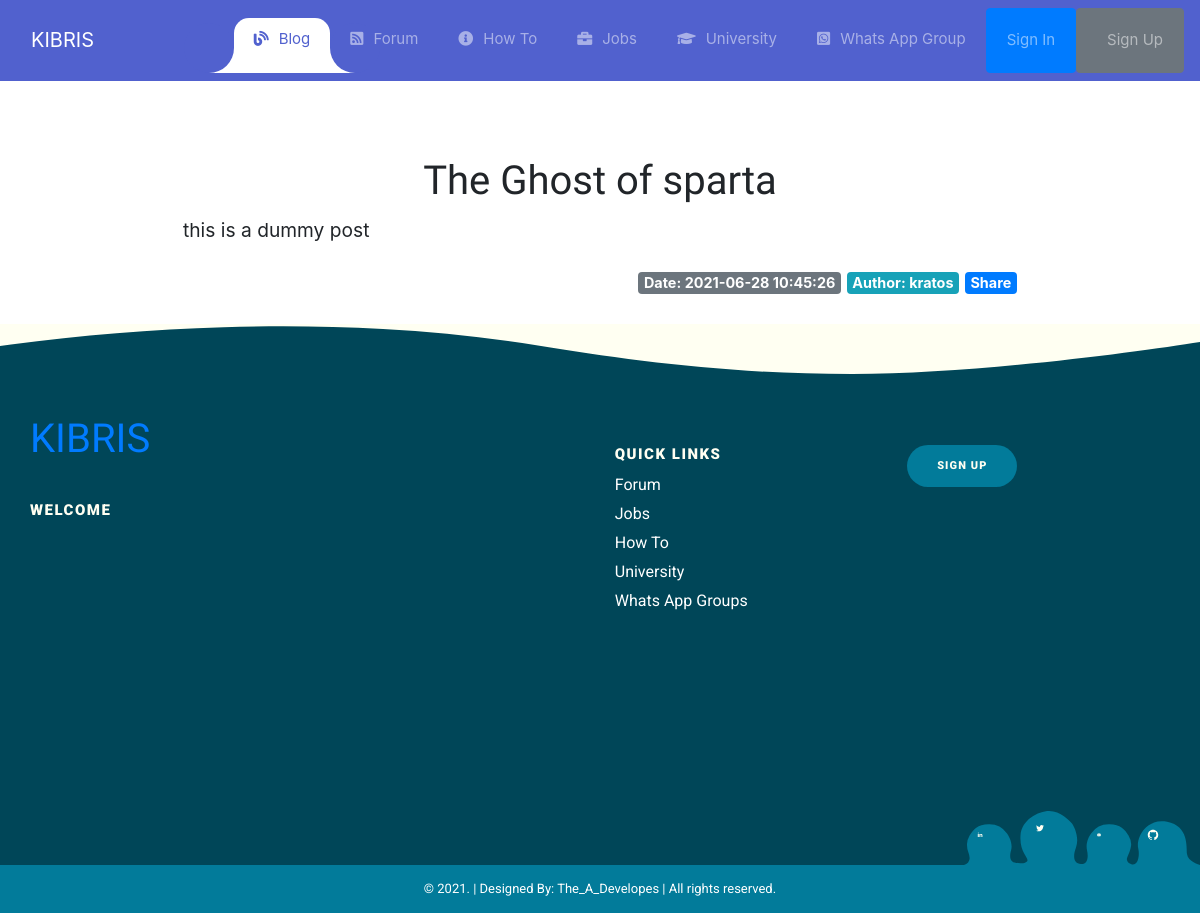
/1, run on an earlier commit of the app's database.
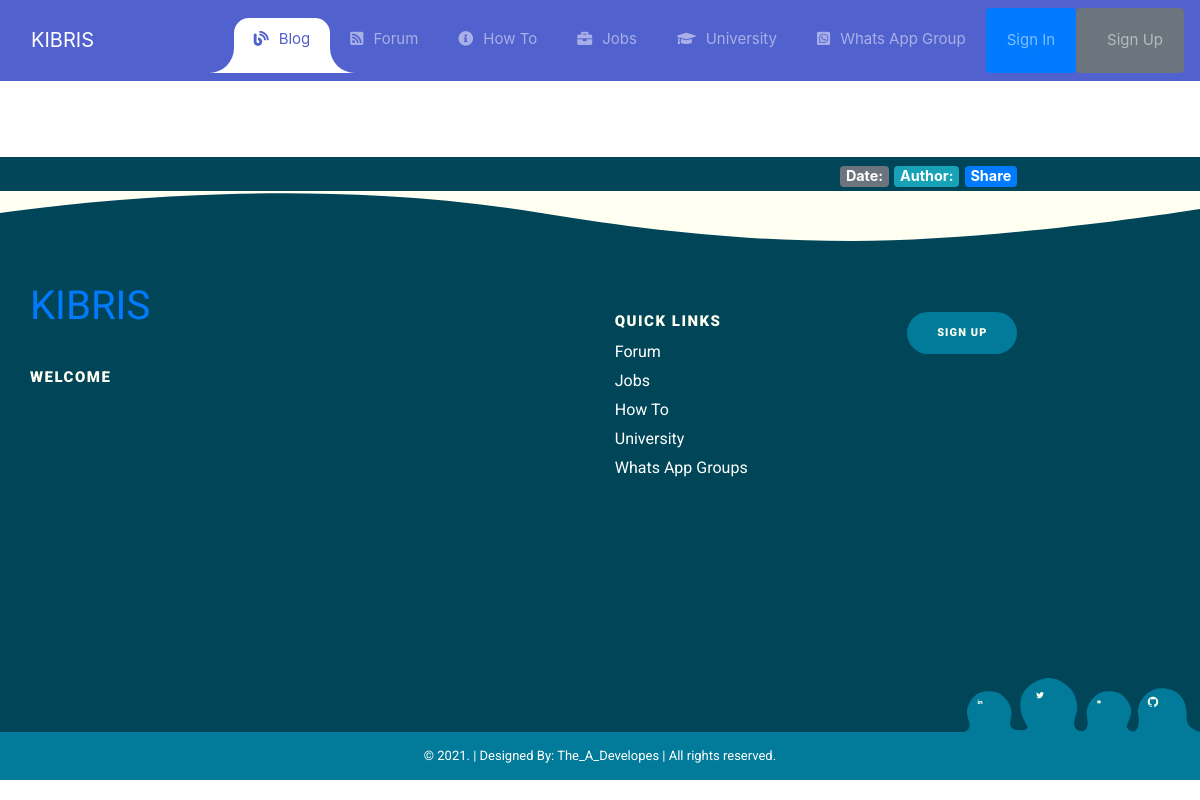
And on a later commit of the database.
### webapp/models.py (models this page shows)
class Articles(db.Model):
    id = db.Column(db.Integer, primary_key=True)
    articles = db.Column(db.String())
    articletitle = db.Column(db.String())
    author = db.Column(db.String(100))
    date = db.Column(db.DateTime(timezone=True), default=func.now())
    time = db.Column(db.DateTime)

### webapp/views.py (the view)
@views.route("/<id>")
def more(id):
    ident = id
    post = Articles.query.get(ident)
    return render_template("more_post.html", content=post)

### webapp/templates/more_post.html
{% extends "base.html" %}
{% block content %}
    <article class="blog">
        <div class="blog-content">
            <div class="col-md-12">
                <h1> {{content.articletitle}} </h1>
                <p> {{content.articles}} </p>
                <div class="blog-info">
                    <span class="badge badge-secondary"> Date: {{content.date}} </span>
                    <span class="badge badge-info">Author: {{ content.author }}</span>
                    <span class="badge badge-primary">Share</span>
                </div>
            </div>
        </div>
    </article>
{% endblock %}

### webapp/templates/base.html (shortened to what this page needs)
<!DOCTYPE html>
<html>
<head>
    <link rel="stylesheet" href="../static/style.css">
    <link rel="stylesheet" href="https://stackpath.bootstrapcdn.com/bootstrap/4.3.1/css/bootstrap.min.css"
>
    <link href="https://cdnjs.cloudflare.com/ajax/libs/font-awesome/5.13.0/css/all.min.css" rel="stylesheet">
</head>
<body>
    <nav class="navbar navbar-expand-custom navbar-mainbg">
        <div class="navbar-brand navbar-logo" href="#">KIBRIS</div>
        <div class="collapse navbar-collapse" id="navbarSupportedContent">
            <ul class="navbar-nav ml-auto">
                <div class="hori-selector">
                    <div class="left"></div>
                    <div class="right"></div>
                </div>
                <li class="nav-item active">
                    <a class="nav-link" href="/"><i class="fas fa-blog"></i>Blog</a>
                </li>
                <li class="nav-item">
                    <a class="nav-link" href="javascript:void(0);"><i class="fas fas fa-rss-square"></i>Forum</a>
                </li>
                <li class="nav-item">
                    <a class="nav-link" href="javascript:void(0);"><i class="fas fa-info-circle"></i>How To</a>
                </li>
                <li class="nav-item">
                    <a class="nav-link" href="javascript:void(0);"><i class="fas fa-briefcase"></i>Jobs</a>
                </li>
                <li class="nav-item">
                    <a class="nav-link" href="javascript:void(0);"><i class="fas fa-graduation-cap"></i>University</a>
                </li>
                <li class="nav-item">
                    <a class="nav-link" href="/whatsapp"><i class="fab fa-whatsapp-square"></i>Whats App
                        Group</a>
                </li>
                <li class="nav-item">
                    <a class="btn btn-primary" href="#" role="button">Sign In</a>
                </li>
                <li class="nav-item">
                    <a class="btn btn-secondary" href="javascript:void(0);">Sign Up</a>
                </li>
            </ul>
        </div>
    </nav>
{% block content %}
    {% endblock %}
    <footer>
        <div class="pg-footer">
            <footer class="footer">
                <div class="footer-content">
                    <div class="footer-content-column">
                        <div class="footer-logo">
                            <a class="footer-logo-link" href="#">
                                <h1>KIBRIS</h1>
                            </a>
                        </div>
                        <div class="footer-menu">
                            <h2 class="footer-menu-name"> Welcome</h2>
                        </div>
                    </div>
                    <div class="footer-content-column">
                    </div>
                    <div class="footer-content-column">
                        <div class="footer-menu">
                            <h2 class="footer-menu-name"> Quick Links</h2>
                            <ul id="menu-quick-links" class="footer-menu-list">
                                <li class="menu-item menu-item-type-custom menu-item-object-custom">
                                    <a target="_blank" rel="noopener noreferrer" href="#">Forum</a>
                                </li>
                                <li class="menu-item menu-item-type-custom menu-item-object-custom">
                                    <a target="_blank" rel="noopener noreferrer" href="#">Jobs</a>
                                </li>
                                <li class="menu-item menu-item-type-post_type menu-item-object-page">
                                    <a href="#">How To</a>
                                </li>
                                <li class="menu-item menu-item-type-post_type menu-item-object-page">
                                    <a href="#">University</a>
                                </li>
                                <li class="menu-item menu-item-type-post_type_archive menu-item-object-customer">
                                    <a href="#">Whats App Groups</a>
                                </li>
                            </ul>
                        </div>
                    </div>
                    <div class="footer-content-column">
                        <div class="footer-call-to-action">
                            <a class="footer-call-to-action-button button" href="#" target="_self"> Sign Up </a>
                        </div>
                    </div>
                    <div class="footer-social-links">
                        <a class="footer-social-link linkedin" href="#" target="_blank">
                        </a>
                        <a class="footer-social-link twitter" href="#" target="_blank">
                        </a>
                        <a class="footer-social-link youtube" href="#" target="_blank">
                        </a>
                        <a class="footer-social-link github" href="#" target="_blank">
                        </a>
                    </div>
                </div>
                <div class="footer-copyright">
                    <div class="footer-copyright-wrapper">
                        <p class="footer-copyright-text">
                            <a class="footer-copyright-link" href="#" target="_self"> &copy; 2021. | Designed By:
                                The_A_Developes | All
                                rights reserved. </a>
                        </p>
                    </div>
                </div>
            </footer>
        </div>
    </footer>
</body>
</html>

What changed in the data, as far as the page shows it:
removed Articles: articletitle "The Ghost of sparta", articles "this is a dummy post", date "2021-06-28 10:45:26", author "kratos"
